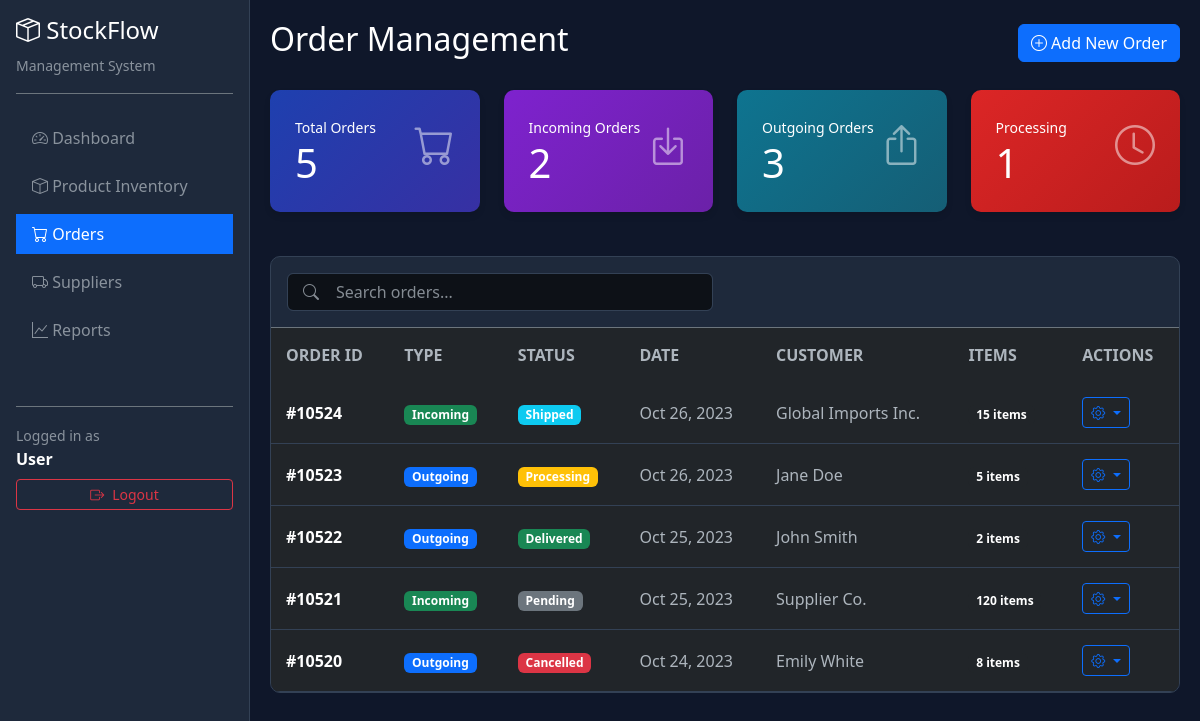
The app's page /orders/index.php (signed in) with its own data.
### tables this page shows
CREATE TABLE IF NOT EXISTS `orders` (
  `order_id` varchar(10) NOT NULL,
  `type` varchar(20) DEFAULT NULL,
  `status` varchar(20) DEFAULT NULL,
  `date_order` date DEFAULT NULL,
  `customer_name` varchar(100) DEFAULT NULL,
  `items_count` int DEFAULT NULL,
  PRIMARY KEY (`order_id`)
);

### orders/index.php (called while the page is built, shortened)
<?php
require_once 'config.php';
$orders = getOrders();
$stats = getOrderStats();
require_once 'layout.phtml';

### orders/config.php (called while the page is built, shortened)
<?php
$host = "localhost";
$dbname = "gestion_stocke";
$username = "root";
$password = "";
try {
    $pdo = new PDO("mysql:host=$host;dbname=$dbname", $username, $password);
    $pdo->setAttribute(PDO::ATTR_ERRMODE, PDO::ERRMODE_EXCEPTION);
} catch(PDOException $e) {
    die("Connection failed: " . $e->getMessage());
}
function getOrders() {
    global $pdo;
    $stmt = $pdo->query("SELECT * FROM orders ORDER BY date_order DESC");
    return $stmt->fetchAll(PDO::FETCH_ASSOC);
}
function getOrderStats() {
    global $pdo;
    $stmt = $pdo->query("SELECT
        COUNT(*) as total_orders,
        SUM(CASE WHEN type = 'Incoming' THEN 1 ELSE 0 END) as incoming_orders,
        SUM(CASE WHEN type = 'Outgoing' THEN 1 ELSE 0 END) as outgoing_orders,
        SUM(CASE WHEN status = 'Processing' THEN 1 ELSE 0 END) as processing_orders,
        SUM(CASE WHEN status = 'Shipped' THEN 1 ELSE 0 END) as shipped_orders,
        SUM(CASE WHEN status = 'Delivered' THEN 1 ELSE 0 END) as delivered_orders,
        SUM(CASE WHEN status = 'Cancelled' THEN 1 ELSE 0 END) as cancelled_orders
    FROM orders");
    return $stmt->fetch(PDO::FETCH_ASSOC);
}
?>

### orders/layout.phtml (the view, shortened to what this page needs)
<?php include '../includes/header.php'; ?>
<link rel="stylesheet" href="../assets/css/style.css">
<?php include '../includes/sidebar.php'; ?>
<div class="main-content">
    <div class="d-flex justify-content-between align-items-center mb-4">
        <h2 class="text-white">Order Management</h2>
        <button class="btn btn-primary" data-bs-toggle="modal" data-bs-target="#addOrderModal">
            <i class="bi bi-plus-circle"></i> Add New Order
        </button>
    </div>
    <div class="row mb-4">
        <div class="col-md-3">
            <div class="stats-card card-1">
                <div class="d-flex justify-content-between">
                    <div>
                        <small>Total Orders</small>
                        <h3><?php echo $stats['total_orders']; ?></h3>
                    </div>
                    <i class="bi bi-cart fs-1 opacity-50"></i>
                </div>
            </div>
        </div>
        <div class="col-md-3">
            <div class="stats-card card-2">
                <div class="d-flex justify-content-between">
                    <div>
                        <small>Incoming Orders</small>
                        <h3><?php echo $stats['incoming_orders']; ?></h3>
                    </div>
                    <i class="bi bi-box-arrow-in-down fs-1 opacity-50"></i>
                </div>
            </div>
        </div>
        <div class="col-md-3">
            <div class="stats-card card-3">
                <div class="d-flex justify-content-between">
                    <div>
                        <small>Outgoing Orders</small>
                        <h3><?php echo $stats['outgoing_orders']; ?></h3>
                    </div>
                    <i class="bi bi-box-arrow-up fs-1 opacity-50"></i>
                </div>
            </div>
        </div>
        <div class="col-md-3">
            <div class="stats-card card-4">
                <div class="d-flex justify-content-between">
                    <div>
                        <small>Processing</small>
                        <h3><?php echo $stats['processing_orders']; ?></h3>
                    </div>
                    <i class="bi bi-clock fs-1 opacity-50"></i>
                </div>
            </div>
        </div>
    </div>
    <div class="table-container">
        <div class="p-3 border-bottom border-secondary">
            <div class="row">
                <div class="col-md-6">
                    <div class="search-box position-relative">
                        <i class="bi bi-search position-absolute top-50 start-0 translate-middle-y ms-3 text-muted"></i>
                        <input type="text" class="form-control ps-5" placeholder="Search orders..." id="searchInput">
                    </div>
                </div>
            </div>
        </div>
        <div class="table-responsive">
            <table class="table table-hover">
                <thead>
                    <tr>
                        <th>ORDER ID</th>
                        <th>TYPE</th>
                        <th>STATUS</th>
                        <th>DATE</th>
                        <th>CUSTOMER</th>
                        <th>ITEMS</th>
                        <th>ACTIONS</th>
                    </tr>
                </thead>
                <tbody>
                    <?php foreach ($orders as $order): ?>
                    <tr>
                        <td>
                            <div class="fw-bold text-white"><?php echo htmlspecialchars($order['order_id']); ?></div>
                        </td>
                        <td>
                            <?php
                            $typeClass = $order['type'] == 'Incoming' ? 'bg-success' : 'bg-primary';
                            ?>
                            <span class="badge <?php echo $typeClass; ?>">
                                <?php echo htmlspecialchars($order['type']); ?>
                            </span>
                        </td>
                        <td>
                            <?php
                            $statusClass = 'bg-secondary';
                            if ($order['status'] == 'Shipped') $statusClass = 'bg-info';
                            if ($order['status'] == 'Delivered') $statusClass = 'bg-success';
                            if ($order['status'] == 'Processing') $statusClass = 'bg-warning';
                            if ($order['status'] == 'Cancelled') $statusClass = 'bg-danger';
                            ?>
                            <span class="badge <?php echo $statusClass; ?>">
                                <?php echo htmlspecialchars($order['status']); ?>
                            </span>
                        </td>
                        <td><?php echo date('M j, Y', strtotime($order['date_order'])); ?></td>
                        <td><?php echo htmlspecialchars($order['customer_name']); ?></td>
                        <td>
                            <span class="badge bg-dark"><?php echo $order['items_count']; ?> items</span>
                        </td>
                        <td>
                            <div class="btn-group">
                                <div class="dropdown">
                                    <button class="btn btn-sm btn-outline-primary dropdown-toggle" type="button" data-bs-toggle="dropdown">
                                        <i class="bi bi-gear"></i>
                                    </button>
                                </div>
                            </div>
                        </td>
                    </tr>
                    <?php endforeach; ?>
                </tbody>
            </table>
        </div>
    </div>
</div>
<?php include '../includes/footer.php'; ?>

### assets/css/style.css (style rules this page uses)
body { background-color: #0f172a; color: #e2e8f0; font-family: 'Segoe UI', Tahoma, Geneva, Verdana, sans-serif; }
.main-content { margin-left: 250px; padding: 20px; min-height: 100vh; }
.stats-card { border-radius: 10px; padding: 20px; color: white; margin-bottom: 20px; box-shadow: 0 4px 6px rgba(0, 0, 0, 0.1); border: none; }
.card-1 { background: linear-gradient(135deg, #1e40af, #3730a3); }
.card-2 { background: linear-gradient(135deg, #7e22ce, #6b21a8); }
.card-3 { background: linear-gradient(135deg, #0e7490, #155e75); }
.card-4 { background: linear-gradient(135deg, #dc2626, #b91c1c); }
.stats-card h3 { font-size: 2.5rem; margin: 0; }
.stats-card i { font-size: 3rem; opacity: 0.7; }
.table-container { background: #1e293b; border-radius: 10px; border: 1px solid #334155; overflow: hidden; }
.table { color: #e2e8f0; margin: 0; }
.table thead { background: #4361ee; color: white; }
.table th { border: none; padding: 15px; }
.table td { border-color: #334155; padding: 15px; vertical-align: middle; }
.search-box input { background-color: #1e293b; border: 1px solid #334155; color: #e2e8f0; }
.main-content { margin-left: 250px; padding: 20px; }
.stats-card { border-radius: 10px; padding: 25px; color: white; margin-bottom: 20px; border: none; }
.form-control, .form-select { background-color: #0d1117 !important; border-color: #334155 !important; color: #e2e8f0 !important; }

### records on screen
orders: order_id "#10524", type "Incoming", status "Shipped", date_order "Oct 26, 2023", customer_name "Global Imports Inc.", items_count "15"
orders: order_id "#10523", type "Outgoing", status "Processing", date_order "Oct 26, 2023", customer_name "Jane Doe", items_count "5"
orders: order_id "#10522", type "Outgoing", status "Delivered", date_order "Oct 25, 2023", customer_name "John Smith", items_count "2"
orders: order_id "#10521", type "Incoming", status "Pending", date_order "Oct 25, 2023", customer_name "Supplier Co.", items_count "120"
orders: order_id "#10520", type "Outgoing", status "Cancelled", date_order "Oct 24, 2023", customer_name "Emily White", items_count "8"

### other values on screen
$_SESSION['username'] "User"
$stats['total_orders'] "5"
$stats['incoming_orders'] "2"
$stats['outgoing_orders'] "3"
$stats['processing_orders'] "1"
